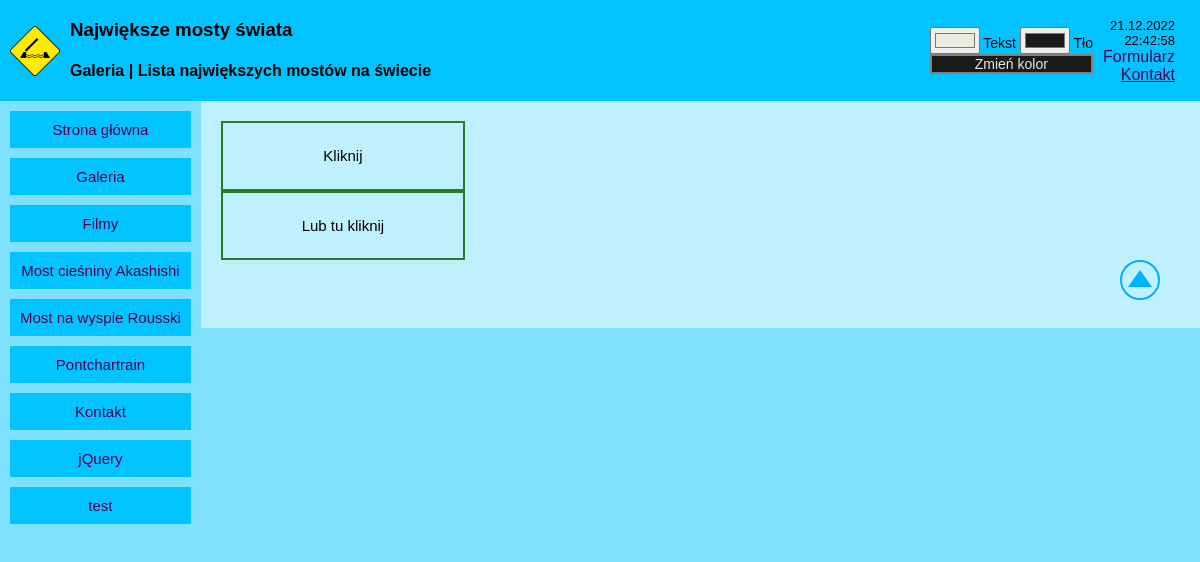
Page /?id=9 on the committed database.
### tables this page shows
CREATE TABLE `page_list` (
  `id` int(10) UNSIGNED NOT NULL,
  `page_title` varchar(255) DEFAULT NULL,
  `page_content` text DEFAULT NULL,
  `status` int(11) DEFAULT 1
);

### showpage.php (called while the page is built, shortened)
<?php
    function pokazPodstrone($id, $link) {
        $status_zero_msg = '<h3 class="errormsg" >Strona nieaktywna!</h3>';
        $id_clear = htmlspecialchars($id);
        $query = 'SELECT * FROM page_list WHERE id='.$id_clear.' LIMIT 1';
        $result = mysqli_query($link, $query);
        $row = mysqli_fetch_array($result);
        if(empty($row['id'])) {
            $web = '<h3 class="errormsg" >Nie znaleziono strony!</h3>';
        } else {
            if($row['status'] == 0)
                $web = $status_zero_msg;
            else
                $web = $row['page_content'];
        }
        return $web;
    }
    function isCorrectId($id) {
        if(is_numeric($id) && is_int($id + 0) && $id >= 0)
            return true;
        return false;
    }
?>

### index.php (the view, shortened to what this page needs)
<?php
    include('admin/admin.php');
    include('showpage.php');
    include('contact.php');
    $index = ControlPanel();
    $header = 6;
    $nav = 2;
    if($_GET['id'] && $_GET['id'] != $nav && $_GET['id'] != $header) {
        $content = pokazPodstrone($_GET['id'], $link);
    } else
        $content = $index;
?>
<!DOCTYPE HTML>
<html>
    <head>
        <link type="text/css" rel="stylesheet" href="css/style.css" />
        <link type="text/css" rel="stylesheet" href="css/forms.css" />
    </head>
    <body onload="showtime(), setcolors()">
        <div class="container vertical" id="fullscreen">
            <div class="container horizontal pad" id="header">
                <?= pokazPodstrone($header, $link) ?>
            </div>
            <div class="container horizontal" id="main">
                <div class="container vertical pad" id="nav">
                    <?= pokazPodstrone($nav, $link) ?>
                </div>
                <div id="content">
                    <?= $content ?>
                    <div id="scrolltotop" style="display: block; margin-left: auto; text-align: end;"><a href="#page-top">
                        <svg height="40" width="40">
                            <circle cx="20" cy="20" r="19" stroke="#00b0ff" stroke-width="2" fill-opacity="0%" />
                            <polygon points="20,10 8,27 32,27" stroke-width="2" fill="#00b0ff" />
                        </svg>
                    </a></div>
                </div>
            </div>
        </div>
    </body>
</html>

### css/style.css (style rules this page uses)
body { margin: 0px; font-family: Verdana, sans-serif; background-color: #80e1ff; }
#header { background-color: #00c3ff; column-gap: 10px; height: min-content; padding-top: 0px; padding-bottom: 0px; white-space: nowrap; }
#settings { margin-left: auto; font-size: 14px; }
#colswitch { border: 2px solid gray; background-color: #1a1a1a; color: #e8e8e8; text-align:center; }
#header-item-right { margin-right: 15px; text-align: right; }
#date, #time { font-size: 13px; }
#icon { width: 50px; height: 50px; }
#main { flex: auto; align-items: flex-start; background-color: #80e1ff; }
#nav { width: fit-content; min-width: fit-content; row-gap: 10px; position: sticky; top: 0px; }
.nav-item { background-color: #00c3ff; text-align: center; font-size: 15px; flex-shrink: 0; }
#content { flex: auto; background-color: #bef0ff; text-overflow: ellipsis; padding: 20px 40px 20px 20px; font-size: 15px; line-height: 1.7; min-height: 100%; }
.container { display: flex; }
.vertical { flex-direction: column; }
.horizontal { flex-direction: row; align-items: center; }
.pad { padding: 10px; }
a { text-decoration: none; color: #500050; }
.pointer { cursor: pointer; }
.test-block { width: 200px; border: 2px solid rgba(41,123,42,1); text-align:center; color: #000000; padding: 20px; cursor: pointer; display: flex; justify-content: center; align-items: center; -webkit-touch-callout: none; -webkit-user-select: none; -moz-user-select: none; -ms-user-select: none; user-select: none; }

### rows in the picture
page_list: page_content (picture)
page_list: page_content "Strona główna Galeria Filmy Most cieśniny Akashishi Most na wyspie Rousski Pontchartrain Kontakt jQuery test"
page_list: page_content "Kliknij Lub tu kliknij"
